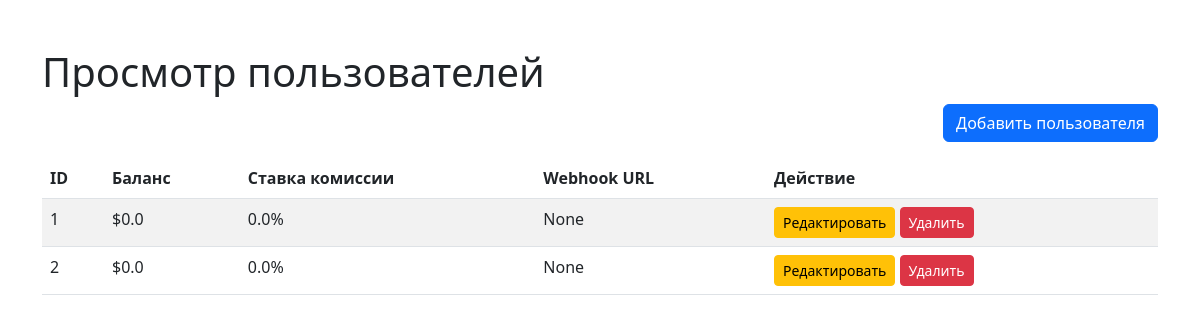
The app's page /admin/users (signed in) with its own data.
### app.py (models this page shows, shortened)
class User(db.Model):
    id = db.Column(db.Integer, primary_key=True)
    username = db.Column(db.String(80), unique=True, nullable=False)
    password = db.Column(db.String(128), nullable=False)
    role = db.Column(db.String(20), nullable=False, default='user')  # 'admin' or 'user'
    balance = db.Column(db.Float, nullable=False, default=0.0)
    commission_rate = db.Column(db.Float, nullable=False, default=0.01)  # Default commission rate is 1%
    webhook_url = db.Column(db.String(256), nullable=True)

### app.py (the view)
@app.route('/admin/users')
def admin_users():
    if session.get('role') != 'admin':
        if session.get('role') != 'user':
            return redirect(url_for('login'))
        else:
            return redirect(url_for('admin_transactions'))
    users = User.query.all()
    return render_template('users.html', users=users)

### templates/users.html (shortened to what this page needs)
<!DOCTYPE html>
<html lang="ru">
<head>
    <link rel="stylesheet" href="https://cdn.jsdelivr.net/npm/bootstrap@5.3.0/dist/css/bootstrap.min.css">
</head>
<body>
    <div class="container mt-5">
        <h1>Просмотр пользователей</h1>
        <div class="d-flex justify-content-end mb-3">
            <a href="/admin/users/add" class="btn btn-primary">Добавить пользователя</a>
        </div>
        <table class="table table-striped">
            <thead>
                <tr>
                    <th>ID</th>
                    <th>Баланс</th>
                    <th>Ставка комиссии</th>
                    <th>Webhook URL</th>
                    <th>Действие</th>
                </tr>
            </thead>
            <tbody>
                {% for user in users %}
                <tr>
                    <td>{{ user.id }}</td>
                    <td>${{ user.balance }}</td>
                    <td>{{ user.commission_rate * 100 }}%</td>
                    <td>{{ user.webhook_url or 'None' }}</td>
                    <td>
                        <a href="/admin/users/edit/{{ user.id }}" class="btn btn-warning btn-sm">Редактировать</a>
                        <form action="/admin/users/delete/{{ user.id }}" method="POST" style="display:inline;">
                            <button type="submit" class="btn btn-danger btn-sm">Удалить</button>
                        </form>
                    </td>
                </tr>
                {% endfor %}
            </tbody>
        </table>
    </div>
</body>
</html>

### records on screen
User: id "1", balance "0.0", user.commission_rate*100 "0.0", webhook_url "None"
User: id "2", balance "0.0", user.commission_rate*100 "0.0", webhook_url "None"
